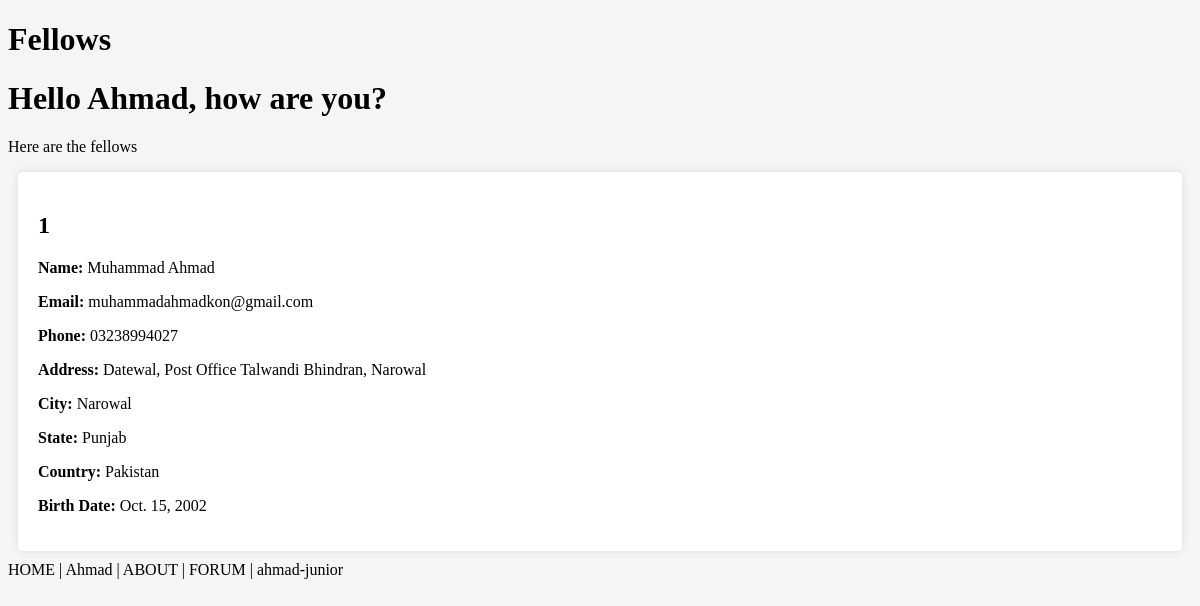
The page / on the database its author committed.
### Fellows/models.py (models this page shows, shortened)
class Fellow(models.Model):
    first_name = models.CharField(max_length=30)
    last_name = models.CharField(max_length=30)
    email = models.EmailField()
    phone = models.CharField(max_length=15)
    address = models.CharField(max_length=50)
    city = models.CharField(max_length=30)
    state = models.CharField(max_length=30)
    country = models.CharField(max_length=30)
    birth_date = models.DateField()

### Fellows/views.py (the view)
def index(request):
    members = Fellow.objects.all().values()
    params = {'members': members}
    return render(request, 'index.html', params)

### Fellows/templates/index.html (shortened to what this page needs)
{% extends "layout.html" %}
{% block content %}
    <h1>Fellows</h1>
    {% with myName="Ahmad" %}
        {% if myName == "Muhammad Ahmad" %}
        <h1>Hello {{ myName }}, how are you?</h1>
        {% elif myName == "Ahmad" %}
        <h1>Hello {{ myName }}, how are you?</h1>
        {% elif myName == "Muhammad" %}
        <h1>Hello {{ myName }}, how are you?</h1>
        {% else %}
        <h1>Gandu {{ myName }}, Tum hacker Ho?</h1>
        {% endif %}
    {% endwith %}
    <p>Here are the fellows</p>
    {% for friend in members reversed  %}
        <div class="box">
        <h2>{{forloop.counter}}</h2>
        <p><strong>Name: </strong>{{friend.first_name}} {{friend.last_name}}</p>
        <p><strong>Email: </strong>{{friend.email}}</p>
        <p><strong>Phone: </strong>{{friend.phone}}</p>
        <p><strong>Address: </strong>{{friend.address}}</p>
        <p><strong>City: </strong>{{friend.city}}</p>
        <p><strong>State: </strong>{{friend.state}}</p>
        <p><strong>Country: </strong>{{friend.country}}</p>
        <p><strong>Birth Date: </strong>{{friend.birth_date}}</p>
        </div>
    {% empty %}
    <h1>Not, any Memember Yet!</h1>
    {% endfor %}
{% include "footer.html" with me="Ahmad" sponsor="ahmad-junior" %}
{% endblock %}

### Fellows/templates/layout.html (shortened to what this page needs)
<!DOCTYPE html>
<html lang="en">
<head>
</head>
<body>
    {% block content %}
    {% endblock %}
</body>
</html>

### Fellows/templates/footer.html
<div>HOME | {{ me }} | ABOUT | FORUM | {{ sponsor }}</div>

### Fellows/templates/layout.html (style rules this page uses)
body { background-color: #f5f5f5; }
.box { background-color: #fff; padding: 20px; border-radius: 5px; margin: 10px; box-shadow: 0 0 10px rgba(0,0,0,0.1); }

### rows shown on the page
Fellow: last_name "Ahmad", first_name "Muhammad", email "muhammadahmadkon@gmail.com", phone "03238994027", address "Datewal, Post Office Talwandi Bhindran, Narowal", city "Narowal", state "Punjab", country "Pakistan", birth_date "Oct. 15, 2002"

### other values the page prints
{{ sponsor }} "ahmad-junior"
